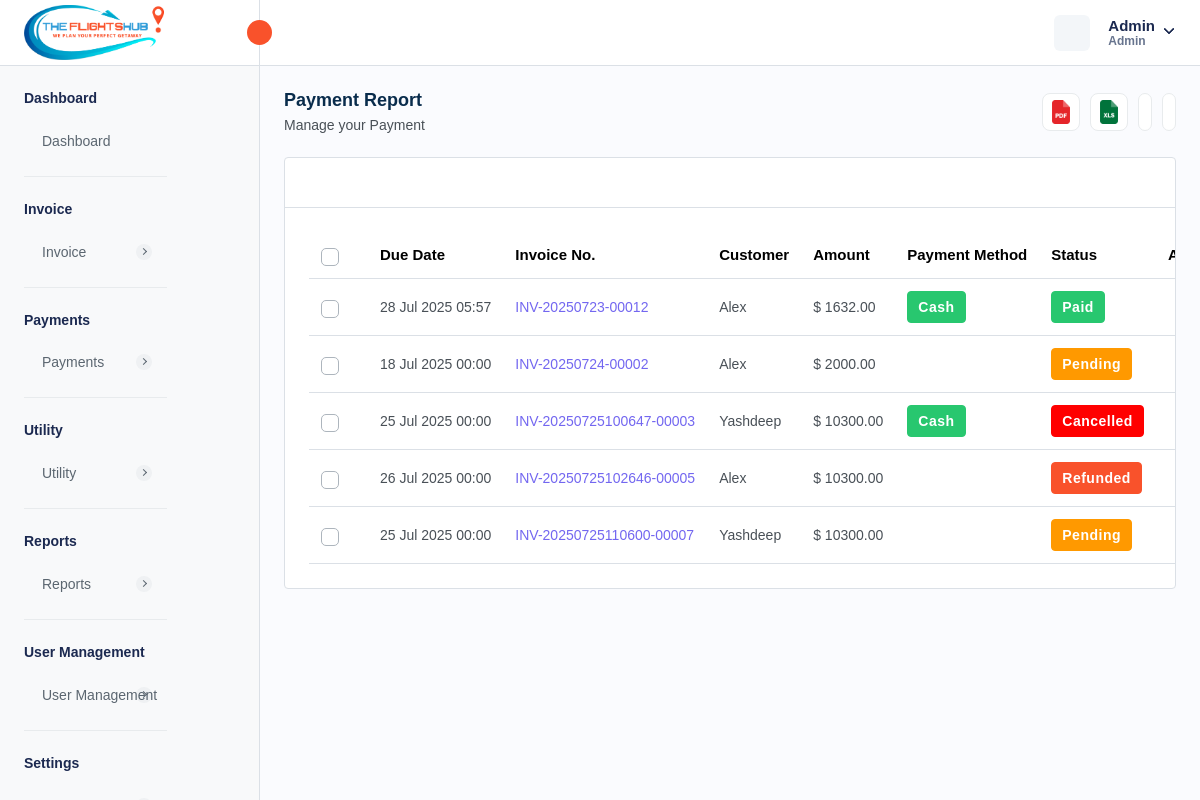
Page /manage-payments.php (signed in) on the committed database.
### tables this page shows
CREATE TABLE `company_settings` (
  `company_id` int NOT NULL AUTO_INCREMENT,
  `company_name` varchar(255) DEFAULT NULL,
  `company_email` varchar(255) DEFAULT NULL,
  `company_phone` varchar(20) DEFAULT NULL,
  `company_website` varchar(255) DEFAULT NULL,
  `company_logo` varchar(255) DEFAULT NULL,
  `favicon` varchar(255) DEFAULT NULL,
  `address` text,
  `country` varchar(100) DEFAULT NULL,
  `state` varchar(100) DEFAULT NULL,
  `city` varchar(100) DEFAULT NULL,
  `postal_code` varchar(20) DEFAULT NULL,
  `gst_number` varchar(255) DEFAULT NULL,
  `bz_number` varchar(255) DEFAULT NULL,
  `created_at` timestamp NULL DEFAULT CURRENT_TIMESTAMP,
  `updated_at` timestamp NULL DEFAULT CURRENT_TIMESTAMP ON UPDATE CURRENT_TIMESTAMP,
  PRIMARY KEY (`company_id`)
);

CREATE TABLE `invoice` (
  `invoice_id` int NOT NULL AUTO_INCREMENT,
  `invoice_number` varchar(255) NOT NULL,
  `invoice_title` varchar(255) DEFAULT NULL,
  `payment_method` enum('CREDIT_CARD','DEBIT_CARD','CASH','CASH_DEPOSIT','NET_BANKING','PAYPAL','OTHER') NOT NULL,
  `transaction_id` varchar(255) DEFAULT NULL,
  `status` enum('PAID','PENDING','CANCELLED','REFUNDED') NOT NULL,
  `airline_name` text,
  `travel_date` varchar(45) DEFAULT NULL,
  `due_date` varchar(255) DEFAULT NULL,
  `customer_name` varchar(255) DEFAULT NULL,
  `service_id` json DEFAULT NULL,
  `from_location` text,
  `to_location` text,
  `customer_address` longtext,
  `description` longtext,
  `reminder_enabled` int NOT NULL DEFAULT '0',
  `reminder_count` int NOT NULL DEFAULT '0',
  `organization` varchar(255) DEFAULT NULL,
  `passenger_details` json DEFAULT NULL,
  `total_amount` decimal(10,2) NOT NULL,
  `created_at` timestamp NULL DEFAULT CURRENT_TIMESTAMP,
  `updated_at` timestamp NULL DEFAULT CURRENT_TIMESTAMP ON UPDATE CURRENT_TIMESTAMP,
  `created_by` int NOT NULL,
  `is_active` int NOT NULL DEFAULT '1',
  `customer_email` varchar(255) DEFAULT NULL,
  PRIMARY KEY (`invoice_id`),
  UNIQUE KEY `invoice_number_UNIQUE` (`invoice_number`),
  UNIQUE KEY `transaction_id_UNIQUE` (`transaction_id`)
);

CREATE TABLE `localization_settings` (
  `id` int NOT NULL AUTO_INCREMENT,
  `language` varchar(50) DEFAULT 'English',
  `timezone` varchar(100) DEFAULT 'UTC',
  `date_format` varchar(20) DEFAULT 'd M Y',
  `time_format` varchar(10) DEFAULT '12',
  `currency_id` int DEFAULT NULL,
  `created_at` datetime DEFAULT CURRENT_TIMESTAMP,
  `updated_at` datetime DEFAULT CURRENT_TIMESTAMP ON UPDATE CURRENT_TIMESTAMP,
  PRIMARY KEY (`id`)
);

CREATE TABLE `currency` (
  `currency_id` int NOT NULL AUTO_INCREMENT,
  `currency_name` varchar(255) DEFAULT NULL,
  `currency_code` varchar(45) DEFAULT NULL,
  `currency_symbol` varchar(45) DEFAULT NULL,
  `currency_rate` decimal(10,2) DEFAULT NULL,
  `created_at` timestamp NULL DEFAULT CURRENT_TIMESTAMP,
  `updated_at` timestamp NULL DEFAULT NULL,
  `is_active` int DEFAULT '1',
  PRIMARY KEY (`currency_id`)
);

### manage-payments.php (the view, shortened to what this page needs)
<?php
require "./database/config.php";
try {
    $stmtFetchInvoices = $db->prepare("SELECT * FROM invoice
    WHERE invoice.is_active = 1
    ");
    if ($stmtFetchInvoices->execute()) {
        $invoices = $stmtFetchInvoices->get_result();
    } else {
        $_SESSION['error'] = 'Error for fetching customers';
    }
    $stmtFetchCompanySettings = $db->prepare("SELECT * FROM company_settings");
    $stmtFetchCompanySettings->execute();
    $companySettings = $stmtFetchCompanySettings->get_result()->fetch_array(MYSQLI_ASSOC);
    $stmtFetchLocalizationSettings = $db->prepare("SELECT * FROM localization_settings INNER JOIN currency ON localization_settings.currency_id = currency.currency_id;");
    $stmtFetchLocalizationSettings->execute();
    $localizationSettings = $stmtFetchLocalizationSettings->get_result()->fetch_array(MYSQLI_ASSOC);
} catch (Exception $e) {
    $_SESSION['error'] = $e;
}
?>
<!DOCTYPE html>
<html lang="en">
<head>
    <link rel="stylesheet" href="assets/css/bootstrap.min.css" />
    <link rel="stylesheet" href="assets/css/bootstrap-datetimepicker.min.css" />
    <link rel="stylesheet" href="assets/plugins/daterangepicker/daterangepicker.css" />
    <link rel="stylesheet" href="assets/css/animate.css" />
    <link rel="stylesheet" href="assets/plugins/select2/css/select2.min.css" />
    <link rel="stylesheet" href="assets/css/dataTables.bootstrap5.min.css" />
    <link rel="stylesheet" href="assets/plugins/fontawesome/css/fontawesome.min.css" />
    <link rel="stylesheet" href="assets/plugins/fontawesome/css/all.min.css" />
    <link rel="stylesheet" href="assets/css/style.css" />
    <link rel="stylesheet" href="https://cdn.jsdelivr.net/npm/notyf@3/notyf.min.css" />
</head>
<body>
    <div class="main-wrapper">
        <div class="header">
            <?php require_once("header.php"); ?>
        </div>
        <div class="sidebar" id="sidebar">
            <?php require_once("sidebar.php"); ?>
        </div>
        <div class="page-wrapper">
            <div class="content">
                <div class="page-header justify-content-between">
                    <div class="page-title">
                        <h4>Payment Report</h4>
                        <h6>Manage your Payment</h6>
                    </div>
                    <ul class="table-top-head">
                        <li>
                            <a data-bs-toggle="tooltip" onclick="exportToPDF()" data-bs-placement="top" title="Pdf"><img
                                    src="assets/img/icons/pdf.svg" alt="img" /></a>
                        </li>
                        <li>
                            <a data-bs-toggle="tooltip" onclick="exportToExcel()" data-bs-placement="top"
                                title="Excel"><img src="assets/img/icons/excel.svg" alt="img" /></a>
                        </li>
                        <li>
                            <a href="" data-bs-toggle="tooltip" data-bs-placement="top" title="Refresh"></a>
                        </li>
                        <li>
                            <a data-bs-toggle="tooltip" data-bs-placement="top" title="Collapse" id="collapse-header"></a>
                        </li>
                    </ul>
                </div>
                <div class="card table-list-card">
                    <div class="card-body">
                        <div class="table-top">
                            <div class="search-set">
                                <div class="search-input">
                                    <a href="" class="btn btn-searchset"></a>
                                </div>
                            </div>
                        </div>
                        <div class="table-responsive">
                            <table id="myTable" class="table datanew">
                                <thead>
                                    <tr>
                                        <th class="no-sort">
                                            <label class="checkboxs">
                                                <span class="checkmarks"></span>
                                            </label>
                                        </th>
                                        <th>Due Date</th>
                                        <th>Invoice No.</th>
                                        <th>Customer</th>
                                        <th>Amount</th>
                                        <th>Payment Method</th>
                                        <th>Status</th>
                                        <th class="no-sort text-center">Action</th>
                                    </tr>
                                </thead>
                                <tbody>
                                    <?php foreach ($invoices->fetch_all(MYSQLI_ASSOC) as $invoice) { ?>
                                        <tr>
                                            <td>
                                                <label class="checkboxs">
                                                    <span class="checkmarks"></span>
                                                </label>
                                            </td>
                                            <td><?php $date = new DateTime($invoice['due_date']);
                                            echo $date->format(isset($localizationSettings["date_format"]) ? $localizationSettings["date_format"] : "d M Y") ?>
                                            </td>
                                            <td class="ref-number"><?php echo $invoice['invoice_number'] ?></td>
                                            <td>
                                                <?php echo $invoice['customer_name'] ?>
                                            </td>
                                            <td> <?php echo (isset($localizationSettings["currency_symbol"]) ? $localizationSettings["currency_symbol"] : "$") . " " . $invoice['total_amount'] ?>
                                            </td>
                                            <td class="payment-info">
                                                <?php if ($invoice['payment_method'] == 'CREDIT_CARD') { ?>
                                                    <span class="badge badge-lg bg-success">Credit Card</span>
                                                <?php } elseif ($invoice['payment_method'] == 'DEBIT_CARD') { ?>
                                                    <span class="badge badge-lg bg-success">Debit Card</span>
                                                <?php } elseif ($invoice['payment_method'] == 'CASH') { ?>
                                                    <span class="badge badge-lg bg-success">Cash</span>
                                                <?php } elseif ($invoice['payment_method'] == 'NET_BANKING') { ?>
                                                    <span class="badge badge-lg bg-primary">Net Banking</span>
                                                <?php } elseif ($invoice['payment_method'] == 'PAYPAL') { ?>
                                                    <span class="badge badge-lg bg-primary">Paypal</span>
                                                <?php } elseif ($invoice['payment_method'] == 'OTHER') { ?>
                                                    <span class="badge badge-lg bg-warning">Other</span>
                                                <?php } ?>
                                            </td>
                                            <td>
                                                <?php if ($invoice['status'] == 'PAID') { ?>
                                                    <span class="badge badge-lg bg-success">Paid</span>
                                                <?php } elseif ($invoice['status'] == 'CANCELLED') { ?>
                                                    <span class="badge badge-lg bg-danger">Cancelled</span>
                                                <?php } elseif ($invoice['status'] == 'PENDING') { ?>
                                                    <span class="badge badge-lg bg-warning">Pending</span>
                                                <?php } elseif ($invoice['status'] == 'REFUNDED') { ?>
                                                    <span class="badge badge-lg bg-primary">Refunded</span>
                                                <?php } ?>
                                            </td>
                                            <td class="text-center">
                                            </td>
                                        </tr>
                                    <?php } ?>
                                </tbody>
                            </table>
                        </div>
                    </div>
                </div>
            </div>
        </div>
    </div>
</body>
</html>

### header.php (shortened to what this page needs)
<div class="header">
    <div class="header-left active">
        <a href="admin-dashboard.php" class="logo logo-normal">
            <img src="<?= isset($companySettings['company_logo']) ? $companySettings['company_logo'] : "assets/img/logo/vis-logo.png" ?>" alt="" />
        </a>
        <a id="toggle_btn" href="javascript:void(0);">
            <i data-feather="chevrons-left" class="feather-16"></i>
        </a>
    </div>
    <ul class="nav user-menu">
        <li class="nav-item nav-item-box">
            <a href="javascript:void(0);" id="btnFullscreen">
            </a>
        </li>
        <li class="nav-item dropdown has-arrow main-drop">
            <a href="javascript:void(0);" class="dropdown-toggle nav-link userset" data-bs-toggle="dropdown">
                <span class="user-info">
                    <span class="user-detail">
                        <span
                            class="user-name"><?php echo isset($_SESSION['admin_name']) ? $_SESSION['admin_name'] : "Vibrantick" ?></span>
                        <span class="user-role"><?php echo isset($_SESSION['admin_role']) ? $_SESSION['admin_role'] : "Admin"  ?></span>
                    </span>
                </span>
            </a>
        </li>
    </ul>
</div>

### rows in the picture
company_settings: company_logo (picture)
invoice: due_date.date_format "28 Jul 2025 05:57", invoice_number "INV-20250723-00012", customer_name "Alex", total_amount "1632.00", payment_method "Cash", status "Paid"
currency: currency_symbol "$"
invoice: due_date.date_format "18 Jul 2025 00:00", invoice_number "INV-20250724-00002", customer_name "Alex", total_amount "2000.00", status "Pending"
invoice: due_date.date_format "25 Jul 2025 00:00", invoice_number "INV-20250725100647-00003", customer_name "Yashdeep", total_amount "10300.00", payment_method "Cash", status "Cancelled"
invoice: due_date.date_format "26 Jul 2025 00:00", invoice_number "INV-20250725102646-00005", customer_name "Alex", total_amount "10300.00", status "Refunded"
invoice: due_date.date_format "25 Jul 2025 00:00", invoice_number "INV-20250725110600-00007", customer_name "Yashdeep", total_amount "10300.00", status "Pending"

### other values in the picture
$_SESSION['admin_name'] "Admin"
$_SESSION['admin_role'] "Admin"
